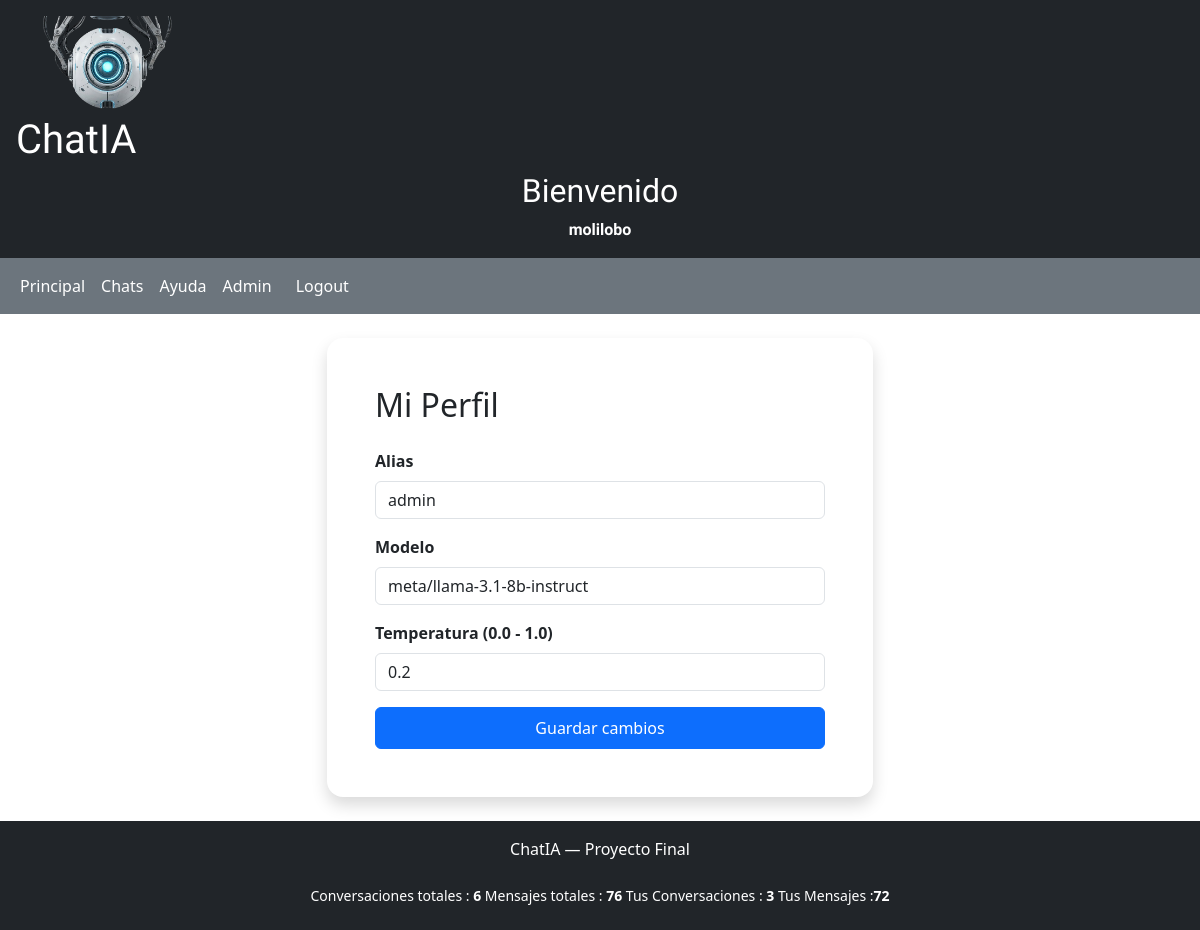
The app's page /perfil/ (signed in) with its own data.
### chat/models.py (models this page shows, shortened)
class PerfilUsuario(models.Model):
    usuario = models.OneToOneField(User, on_delete=models.CASCADE)
    alias = models.CharField(max_length=100)
    modelo = models.CharField(max_length=100, default= "meta/llama-3.1-8b-instruct")
    temperatura = models.FloatField(default= 0.2)

### chat/views.py (the view)
# urls.py: path("perfil/",views.perfil,name='perfil'),
@login_required
def perfil(request):
    perfil, _ =PerfilUsuario.objects.get_or_create(usuario=request.user)
    if request.method == 'POST':
        perfil.alias =request.POST.get('alias', '')
        perfil.modelo = request.POST.get('modelo',perfil.modelo)
        perfil.temperatura = request.POST.get('temperatura',perfil.temperatura)
        perfil.save()
    return render(request,"chat/perfil.html",{'perfil': perfil})

### chat/context_processor.py (called while the page is built)
def metricas_globales(request):
    total_conversaciones = Conversacion.objects.count()
    total_mensajes = Mensaje.objects.count()
    conv_usuarios = 0
    mensa_usuarios = 0
    if request.user.is_authenticated:
        conv_usuarios = Conversacion.objects.filter(usuario=request.user).count()
        mensa_usuarios = Mensaje.objects.filter(conversacion__usuario=request.user).count()
    return {
            'total_conversaciones': total_conversaciones,
            'total_mensajes': total_mensajes,
            'conv_usuario': conv_usuarios,
            'mensa_usuario': mensa_usuarios,
    }

### chat/templates/chat/perfil.html (shortened to what this page needs)
{% extends "chat/base.html" %}
{% block content %}
<div class="row justify-content-center">
    <div class="col-md-6">
        <div class="card shadow border-0 rounded-4">
            <div class="card-body p-5">
                <h2 class="mb-4">Mi Perfil</h2>
                <form method="post">
                    <div class="mb-3">
                        <label class="form-label fw-semibold">Alias</label>
                        <input type="text" name="alias" class="form-control"
                               value="{{ perfil.alias }}">
                    </div>
                    <div class="mb-3">
                        <label class="form-label fw-semibold">Modelo</label>
                        <input type="text" name="modelo" class="form-control"
                               value="{{ perfil.modelo }}">
                    </div>
                    <div class="mb-3">
                        <label class="form-label fw-semibold">Temperatura (0.0 - 1.0)</label>
                        <input type="number" name="temperatura" class="form-control"
                               step="0.1" min="0" max="1"
                               value="{{ perfil.temperatura }}">
                    </div>
                    <button type="submit" class="btn btn-primary w-100 py-2">
                        Guardar cambios
                    </button>
                </form>
            </div>
        </div>
    </div>
</div>
{% endblock %}

### chat/templates/chat/base.html (shortened to what this page needs)
{%  load static %}
<!DOCTYPE html>
<html lang="es">
<head>
    <link rel="stylesheet" href="{% static 'css/estilo.css' %}">
    <link href="https://cdn.jsdelivr.net/npm/bootstrap@5.3.0/dist/css/bootstrap.min.css" rel="stylesheet">
</head>
<body class="d-flex flex-column min-vh-100">
<header class="bg-dark text-white p-3" style="margin-top : 0 ;padding-top : 0;">
    <img src = "{% static 'img/header2.png' %}"  alt="logo" height="100" >
    <a href="/" class="text-white text-decoration-none"><h1>ChatIA</h1></a>
    {% if user.is_authenticated %}
        <div class="text-center">
        <span><h2>Bienvenido </h2><strong>{{ user.username }}</strong> </span>
        </div>
    {% endif %}
</header>
<nav class="navbar navbar-expand bg-secondary">
    <div class="container-fluid">
        <ul class="navbar-nav flex-row">
            {% if request.path != '/' %}
            <li class="nav-item"><a class="nav-link text-white" href="/">Principal</a></li>
            {% endif %}
            {% if request.path != '/chat/' %}
            <li class="nav-item"><a class="nav-link text-white" href="/chat/">Chats</a></li>
            {% endif %}
            {% if request.path != '/ayuda/' %}
            <li class="nav-item"><a class="nav-link text-white" href="/ayuda/">Ayuda</a></li>
            {% endif %}
            {% if request.path != '/admin/' %}
             <li class="nav-item"><a class="nav-link text-white" href="/admin/">Admin</a></li>
            {% endif %}
            {% if user.is_authenticated %}
            <li class="nav-item">
                <form method="post" action="/logout/" class="d-inline">
                <button type="submit" class="nav-link text-white btn-link"
                style="text-decoration:none; padding: 8px 16px">Logout</button>
                </form>
            </li>
            {% endif %}
        </ul>
    </div>
</nav>
<main class="container mt-4 flex-grow-1">
    {% block content %}
    {% endblock %}
</main>
<footer class="bg-dark text-white text-center p-3 mt-4">
    <p>ChatIA — Proyecto Final</p>
    <div class ="container py-2   text-center  small">
        <span> Conversaciones totales : <strong>{{ total_conversaciones }}</strong></span>
        <span> Mensajes totales : <strong>{{ total_mensajes }}</strong></span>
        {% if user.is_authenticated %}
            <span>Tus Conversaciones : <strong>{{ conv_usuario }}</strong></span>
            <span>Tus  Mensajes :<strong>{{ mensa_usuario }}</strong></span>
        {% endif %}
    </div>
</footer>
</body>
</html>

### chat/static/css/estilo.css (style rules this page uses)
body, html { margin: 0; padding: 0; }
header , h1 { font-family: 'Orbitron',sans-serif ; }

### records on screen
PerfilUsuario: alias "admin", modelo "meta/llama-3.1-8b-instruct", temperatura "0.2"

### other values on screen
{{ user.username }} "molilobo"
{{ total_conversaciones }} "6"
{{ total_mensajes }} "76"
{{ conv_usuario }} "3"
{{ mensa_usuario }} "72"
